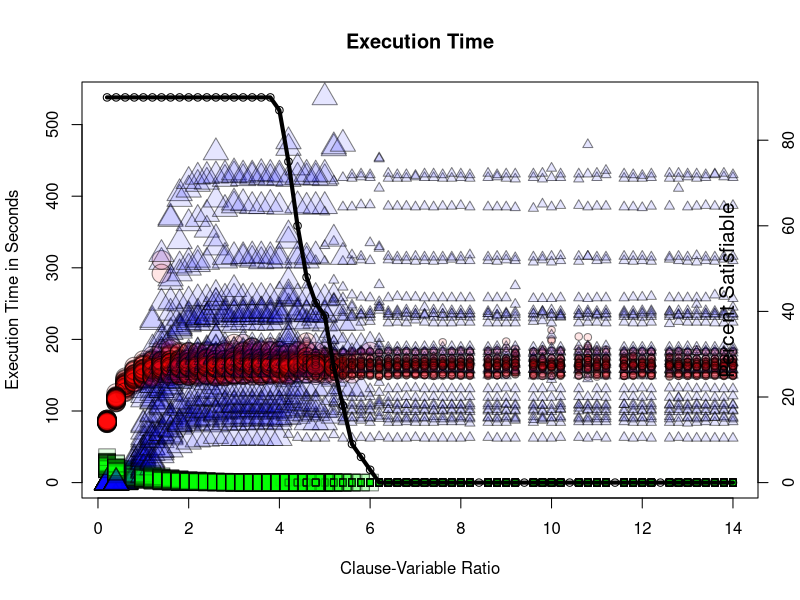
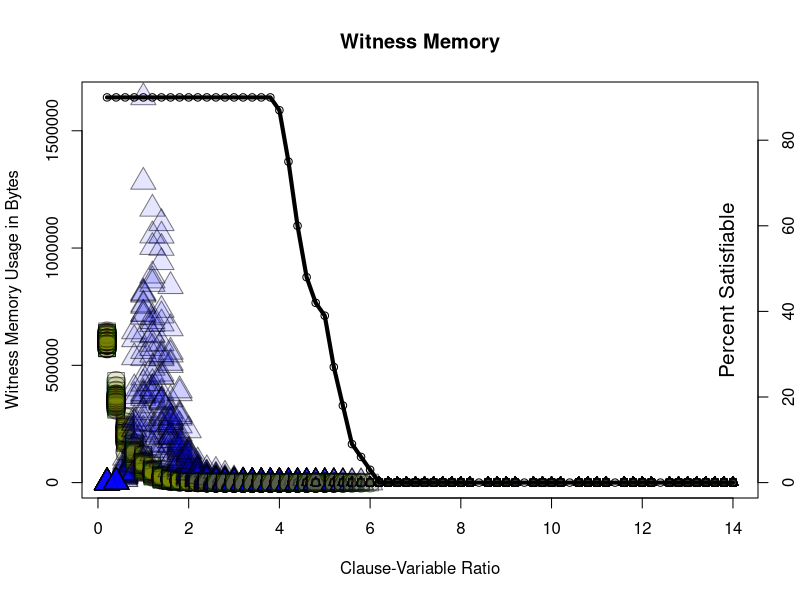
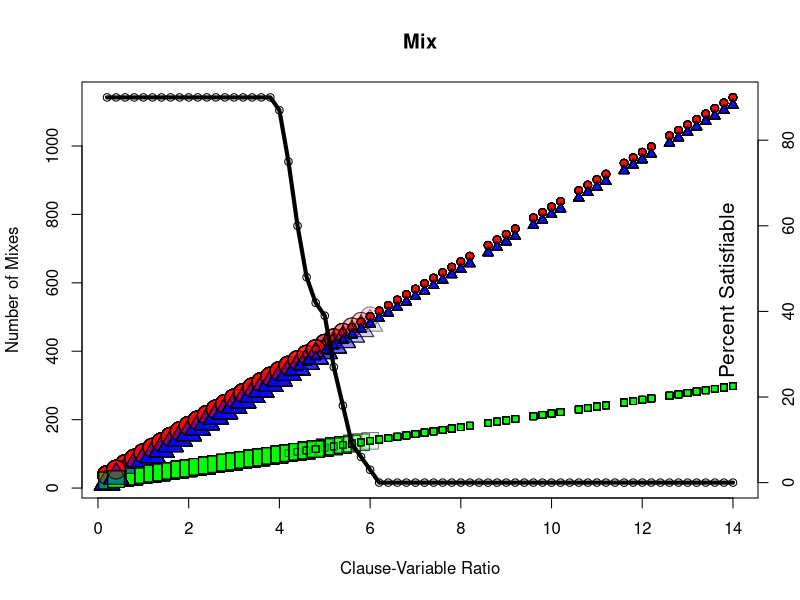
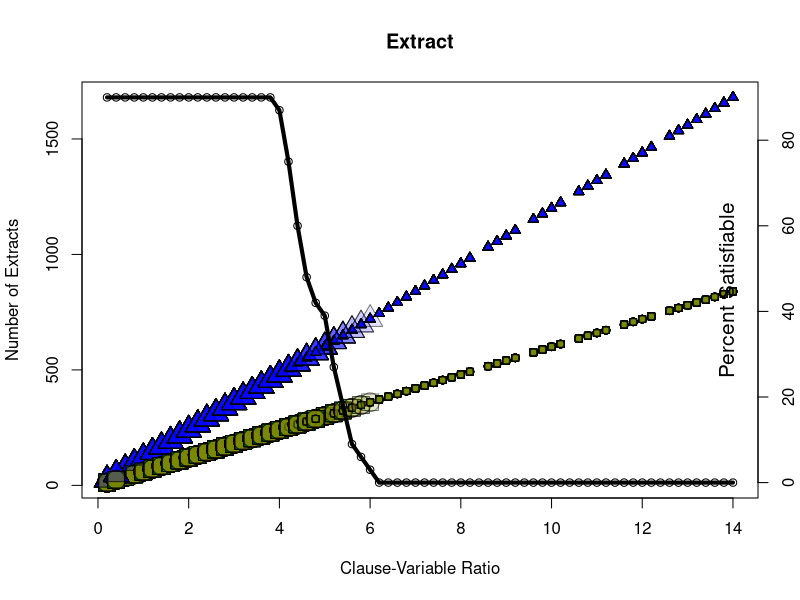
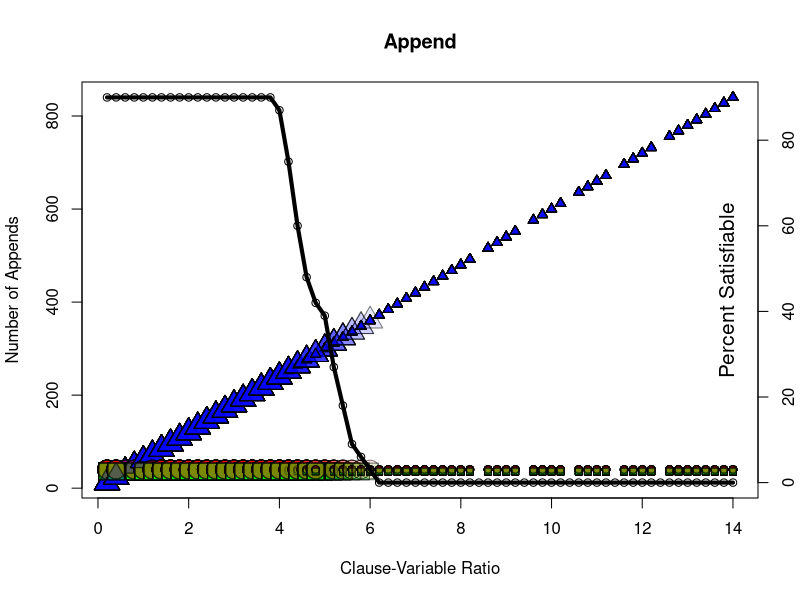
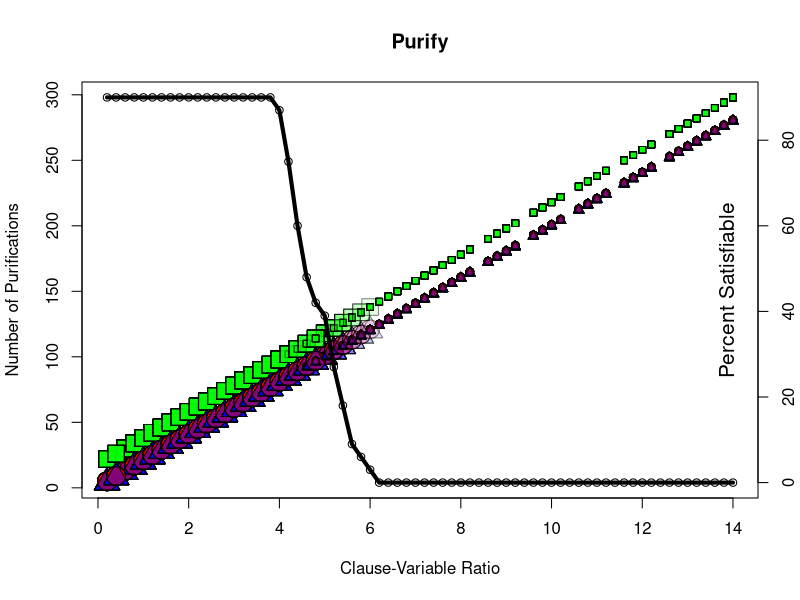
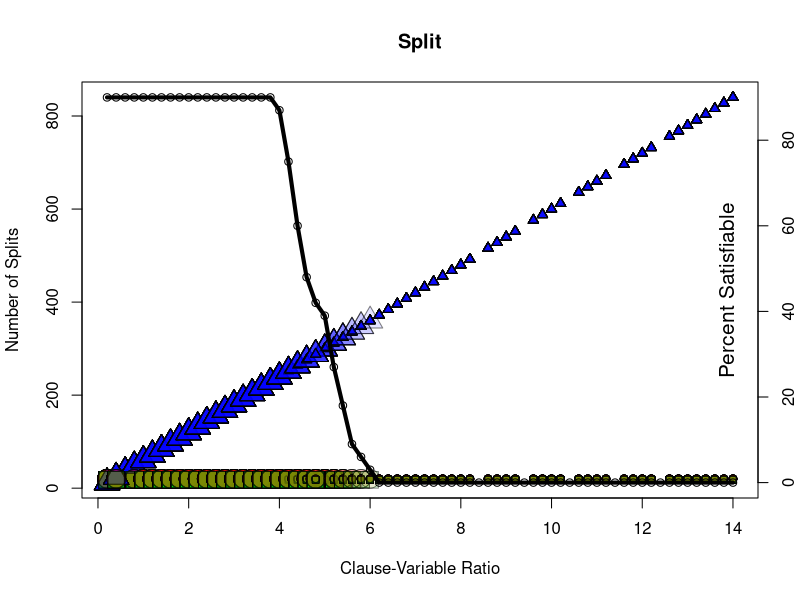

Generate these figures, in order, with R:
# 
# Generates pdf plots from a TSV table with the following command:
# > source("generatePlots.R")
#

raw_data = read.table("sweepDatapoints_n20good.tsv", header=T)

sat_data <- c()
unsat_data <- c()

for( i in seq(4,280,4)){

	CUT = raw_data$m == i
#	print(summary(raw_data[CUT,]))
	
	slice = raw_data[CUT,]	
	SAT = slice$isSat == 1
	UNSAT = slice$isSat == 0
	sat_slice = slice[SAT,]
	unsat_slice = slice[UNSAT,]	
	
#	print(paste(i," ", nrow(sat_slice), " ", nrow(unsat_slice), sep=""))

	sat_data = c(sat_data, nrow(sat_slice))
	unsat_data = c(unsat_data, nrow(unsat_slice))	
}


opt <- options("scipen" = 20)
getOption("scipen")


plotNames = list( c("executionTime", "Execution Time", "Execution Time in Seconds"), 
			   	  c("memory",        "Witness Memory", "Witness Memory Usage in Bytes"), 
			   	  c("mixCount",      "Mix",            "Number of Mixes"), 
			   	  c("extractCount",  "Extract",        "Number of Extracts"),
			   	  c("appendCount",   "Append",         "Number of Appends"),
			   	  c("purifyCount",   "Purify",         "Number of Purifications"),
			   	  c("splitCount",    "Split",          "Number of Splits"))



for (i in plotNames){

	filename = paste(i[1],".pdf", sep="")
	pdf( filename, width=10, height=8)								    #set pdf filename and size

	plot( raw_data$m/raw_data$n,										# select x-axis data
		  raw_data[,c(i[1])],											# select y-axis data
		  main=i[2],													# set plot title
		  xlab="Clause-Variable Ratio",
		  ylab=i[3],
		  		  
#		  ylim= c(1, 200),
#		  xlim= c(0, 10),
		  
#		  log = "y",
		  
		  cex=c(1, 2.5)[as.numeric(raw_data$isSat)+1],				   #set unsat/sat datapoint size
		  pch=c(21, 22, 24)[as.numeric(raw_data$Algorithm)+1],		   #set algorithm marker shape
		  col=rgb(0,0,0,0.5),                                          #set algorithm marker color
		  bg=c(rgb(1,0,0,0.1), rgb(0,1,0,0.1), rgb(0,0,1,0.1))[as.numeric(raw_data$Algorithm)+1])	


#x <- seq(60, 128, by=4)/20.0
#y <- sat_data[15:32]
x <- seq(4, 280, by=4)/20.0
y <- sat_data[1:length(x)]

par(new=TRUE)
plot(x/20,y, axes=FALSE, xlab="",ylab="")
lines(x/20, y, col='black', lwd=4)

axis(4)
mtext("Percent Satisfiable", side=4, line=-2, adj=0.5, cex=1.25)

#	barplot(sat_data)
#	barplot(unsat_data)

	dev.off()															#complete pdf	

	
  }
